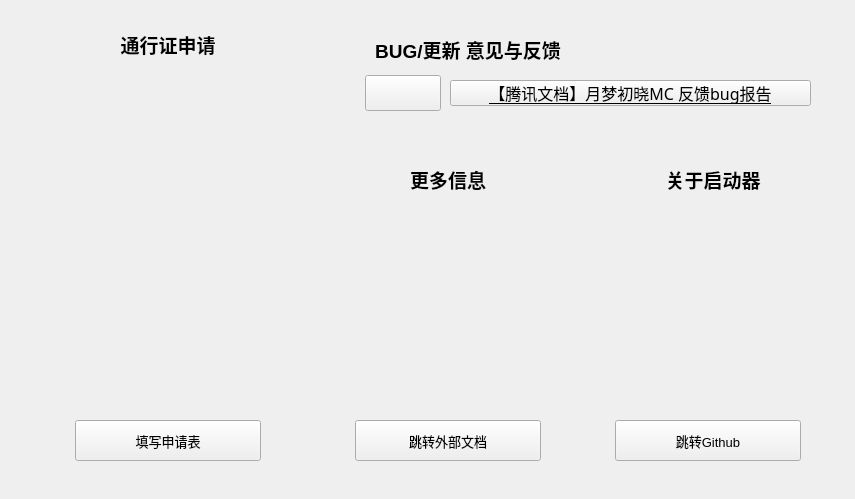
<?xml version="1.0" encoding="UTF-8"?>
<ui version="4.0">
 <class>FormsPage</class>
 <widget class="QWidget" name="FormsPage">
  <property name="geometry">
   <rect>
    <x>0</x>
    <y>0</y>
    <width>855</width>
    <height>499</height>
   </rect>
  </property>
  <property name="windowTitle">
   <string>Form</string>
  </property>
  <widget class="QWidget" name="gridLayoutWidget">
   <property name="geometry">
    <rect>
     <x>20</x>
     <y>20</y>
     <width>296</width>
     <height>451</height>
    </rect>
   </property>
   <layout class="QGridLayout" name="gridLayout">
    <item row="0" column="0">
     <widget class="ElevatedCardWidget" name="PassPortCard">
      <widget class="TitleLabel" name="PassPaortTitle">
       <property name="geometry">
        <rect>
         <x>75</x>
         <y>5</y>
         <width>146</width>
         <height>38</height>
        </rect>
       </property>
       <property name="font">
        <font>
         <family>Microsoft YaHei UI</family>
         <pointsize>14</pointsize>
         <weight>75</weight>
         <bold>true</bold>
        </font>
       </property>
       <property name="text">
        <string>通行证申请</string>
       </property>
       <property name="textFormat">
        <enum>Qt::PlainText</enum>
       </property>
       <property name="alignment">
        <set>Qt::AlignCenter</set>
       </property>
      </widget>
      <widget class="PixmapLabel" name="PassPortQRcode">
       <property name="geometry">
        <rect>
         <x>5</x>
         <y>50</y>
         <width>286</width>
         <height>391</height>
        </rect>
       </property>
       <property name="pixmap">
        <pixmap>../src/PassPort-Application-Qrcode.png</pixmap>
       </property>
       <property name="scaledContents">
        <bool>true</bool>
       </property>
       <property name="wordWrap">
        <bool>false</bool>
       </property>
      </widget>
      <widget class="PrimaryPushButton" name="PassPortLinkButton">
       <property name="geometry">
        <rect>
         <x>55</x>
         <y>400</y>
         <width>186</width>
         <height>41</height>
        </rect>
       </property>
       <property name="font">
        <font>
         <family>Microsoft YaHei UI</family>
         <pointsize>10</pointsize>
         <weight>50</weight>
         <bold>false</bold>
        </font>
       </property>
       <property name="text">
        <string>填写申请表</string>
       </property>
       <property name="icon">
        <iconset theme="FluentIcon.SHARE">
         <normaloff>.</normaloff>.</iconset>
       </property>
       <property name="hasIcon" stdset="0">
        <bool>true</bool>
       </property>
      </widget>
      <zorder>PassPortQRcode</zorder>
      <zorder>PassPaortTitle</zorder>
      <zorder>PassPortLinkButton</zorder>
     </widget>
    </item>
   </layout>
  </widget>
  <widget class="QWidget" name="gridLayoutWidget_2">
   <property name="geometry">
    <rect>
     <x>330</x>
     <y>20</y>
     <width>501</width>
     <height>121</height>
    </rect>
   </property>
   <layout class="QGridLayout" name="gridLayout_2">
    <item row="0" column="0">
     <widget class="ElevatedCardWidget" name="ElevatedCardWidget">
      <widget class="TitleLabel" name="Report">
       <property name="geometry">
        <rect>
         <x>10</x>
         <y>10</y>
         <width>256</width>
         <height>38</height>
        </rect>
       </property>
       <property name="font">
        <font>
         <family>Microsoft YaHei UI</family>
         <pointsize>14</pointsize>
         <weight>75</weight>
         <bold>true</bold>
        </font>
       </property>
       <property name="text">
        <string>BUG/更新 意见与反馈</string>
       </property>
       <property name="textFormat">
        <enum>Qt::PlainText</enum>
       </property>
       <property name="alignment">
        <set>Qt::AlignCenter</set>
       </property>
      </widget>
      <widget class="HyperlinkLabel" name="HyperlinkLabel">
       <property name="geometry">
        <rect>
         <x>120</x>
         <y>60</y>
         <width>361</width>
         <height>26</height>
        </rect>
       </property>
       <property name="font">
        <font>
         <family>Microsoft YaHei</family>
         <pointsize>12</pointsize>
         <weight>50</weight>
         <bold>false</bold>
         <underline>true</underline>
        </font>
       </property>
       <property name="text">
        <string>【腾讯文档】月梦初晓MC 反馈&amp;bug报告</string>
       </property>
       <property name="url">
        <url>
         <string>https://docs.qq.com/form/page/DTWVTUmxpZkVveWJN</string>
        </url>
       </property>
       <property name="underlineVisible">
        <bool>true</bool>
       </property>
       <property name="underline" stdset="0">
        <bool>true</bool>
       </property>
      </widget>
      <widget class="PrimaryToolButton" name="PrimaryToolButton">
       <property name="geometry">
        <rect>
         <x>35</x>
         <y>55</y>
         <width>76</width>
         <height>36</height>
        </rect>
       </property>
      </widget>
     </widget>
    </item>
   </layout>
  </widget>
  <widget class="QWidget" name="gridLayoutWidget_3">
   <property name="geometry">
    <rect>
     <x>330</x>
     <y>155</y>
     <width>241</width>
     <height>316</height>
    </rect>
   </property>
   <layout class="QGridLayout" name="gridLayout_3">
    <item row="0" column="0">
     <widget class="ElevatedCardWidget" name="ElevatedCardWidget_2">
      <widget class="TitleLabel" name="MoreInfo">
       <property name="geometry">
        <rect>
         <x>45</x>
         <y>5</y>
         <width>146</width>
         <height>38</height>
        </rect>
       </property>
       <property name="font">
        <font>
         <family>Microsoft YaHei UI</family>
         <pointsize>14</pointsize>
         <weight>75</weight>
         <bold>true</bold>
        </font>
       </property>
       <property name="text">
        <string>更多信息</string>
       </property>
       <property name="textFormat">
        <enum>Qt::PlainText</enum>
       </property>
       <property name="alignment">
        <set>Qt::AlignCenter</set>
       </property>
      </widget>
      <widget class="PixmapLabel" name="PixmapLabel">
       <property name="geometry">
        <rect>
         <x>20</x>
         <y>45</y>
         <width>206</width>
         <height>206</height>
        </rect>
       </property>
       <property name="pixmap">
        <pixmap>../src/MoreInfoQRcode.png</pixmap>
       </property>
       <property name="scaledContents">
        <bool>true</bool>
       </property>
      </widget>
      <widget class="PrimaryPushButton" name="MoreInfoButton">
       <property name="geometry">
        <rect>
         <x>25</x>
         <y>265</y>
         <width>186</width>
         <height>41</height>
        </rect>
       </property>
       <property name="font">
        <font>
         <family>Microsoft YaHei UI</family>
         <pointsize>10</pointsize>
         <weight>50</weight>
         <bold>false</bold>
        </font>
       </property>
       <property name="text">
        <string>跳转外部文档</string>
       </property>
       <property name="icon">
        <iconset theme="FluentIcon.SHARE">
         <normaloff>.</normaloff>.</iconset>
       </property>
       <property name="hasIcon" stdset="0">
        <bool>true</bool>
       </property>
      </widget>
     </widget>
    </item>
   </layout>
  </widget>
  <widget class="QWidget" name="gridLayoutWidget_4">
   <property name="geometry">
    <rect>
     <x>590</x>
     <y>155</y>
     <width>241</width>
     <height>316</height>
    </rect>
   </property>
   <layout class="QGridLayout" name="gridLayout_4">
    <item row="0" column="0">
     <widget class="ElevatedCardWidget" name="ElevatedCardWidget_3">
      <widget class="TitleLabel" name="AboutLanucher">
       <property name="geometry">
        <rect>
         <x>50</x>
         <y>5</y>
         <width>146</width>
         <height>38</height>
        </rect>
       </property>
       <property name="font">
        <font>
         <family>Microsoft YaHei UI</family>
         <pointsize>14</pointsize>
         <weight>75</weight>
         <bold>true</bold>
        </font>
       </property>
       <property name="text">
        <string>关于启动器</string>
       </property>
       <property name="textFormat">
        <enum>Qt::PlainText</enum>
       </property>
       <property name="alignment">
        <set>Qt::AlignCenter</set>
       </property>
      </widget>
      <widget class="PrimaryPushButton" name="GithubButton">
       <property name="geometry">
        <rect>
         <x>25</x>
         <y>265</y>
         <width>186</width>
         <height>41</height>
        </rect>
       </property>
       <property name="font">
        <font>
         <family>Microsoft YaHei UI</family>
         <pointsize>10</pointsize>
         <weight>50</weight>
         <bold>false</bold>
        </font>
       </property>
       <property name="text">
        <string>跳转Github</string>
       </property>
       <property name="icon">
        <iconset theme="FluentIcon.SHARE">
         <normaloff>.</normaloff>.</iconset>
       </property>
       <property name="hasIcon" stdset="0">
        <bool>true</bool>
       </property>
      </widget>
      <widget class="PixmapLabel" name="PixmapLabel_2">
       <property name="geometry">
        <rect>
         <x>50</x>
         <y>75</y>
         <width>141</width>
         <height>126</height>
        </rect>
       </property>
       <property name="pixmap">
        <pixmap>../src/R-C.png</pixmap>
       </property>
       <property name="scaledContents">
        <bool>true</bool>
       </property>
      </widget>
     </widget>
    </item>
   </layout>
  </widget>
 </widget>
 <customwidgets>
  <customwidget>
   <class>PushButton</class>
   <extends>QPushButton</extends>
   <header>qfluentwidgets</header>
  </customwidget>
  <customwidget>
   <class>PrimaryPushButton</class>
   <extends>PushButton</extends>
   <header>qfluentwidgets</header>
  </customwidget>
  <customwidget>
   <class>ToolButton</class>
   <extends>QToolButton</extends>
   <header>qfluentwidgets</header>
  </customwidget>
  <customwidget>
   <class>PrimaryToolButton</class>
   <extends>ToolButton</extends>
   <header>qfluentwidgets</header>
  </customwidget>
  <customwidget>
   <class>PixmapLabel</class>
   <extends>QLabel</extends>
   <header>qfluentwidgets</header>
  </customwidget>
  <customwidget>
   <class>CardWidget</class>
   <extends>QFrame</extends>
   <header>qfluentwidgets</header>
   <container>1</container>
  </customwidget>
  <customwidget>
   <class>ElevatedCardWidget</class>
   <extends>SimpleCardWidget</extends>
   <header>qfluentwidgets</header>
   <container>1</container>
  </customwidget>
  <customwidget>
   <class>SimpleCardWidget</class>
   <extends>CardWidget</extends>
   <header>qfluentwidgets</header>
   <container>1</container>
  </customwidget>
  <customwidget>
   <class>TitleLabel</class>
   <extends>QLabel</extends>
   <header>qfluentwidgets</header>
  </customwidget>
  <customwidget>
   <class>HyperlinkLabel</class>
   <extends>QPushButton</extends>
   <header>qfluentwidgets</header>
  </customwidget>
 </customwidgets>
 <resources>
  <include location="../src/HelpPage.qrc"/>
 </resources>
 <connections/>
</ui>
